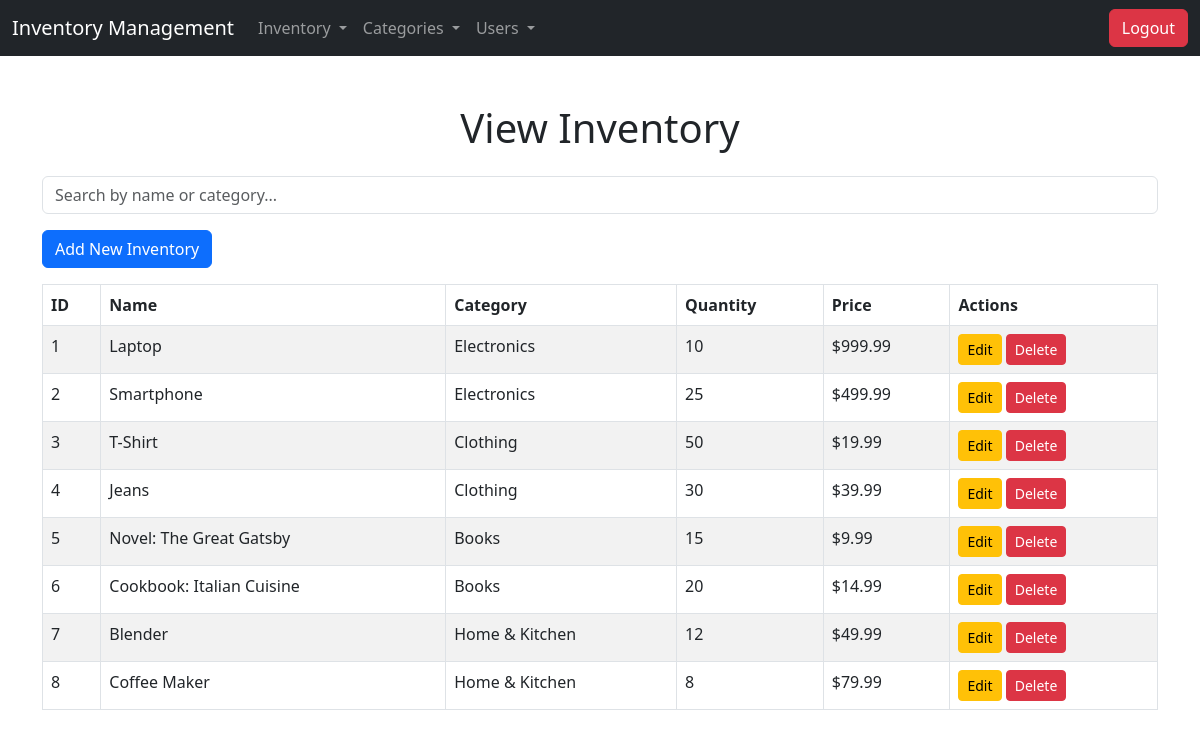
Page /php/inventory.php (signed in) on the committed database.
### tables this page shows
CREATE TABLE inventory (
    id INT AUTO_INCREMENT PRIMARY KEY,
    name VARCHAR(100) NOT NULL,
    category_id INT,
    quantity INT NOT NULL,
    price DECIMAL(10,2) NOT NULL,
    FOREIGN KEY (category_id) REFERENCES categories(id)
);

CREATE TABLE categories (
    id INT AUTO_INCREMENT PRIMARY KEY,
    category_name VARCHAR(100) NOT NULL UNIQUE
);

### php/inventory.php (the view, shortened to what this page needs)
<?php
include("db.php");
$query = "SELECT inventory.id, inventory.name, categories.category_name, inventory.quantity, inventory.price
          FROM inventory
          LEFT JOIN categories ON inventory.category_id = categories.id";
$result = $conn->query($query);
?>
<!DOCTYPE html>
<html lang="en">
<head>
    <link href="https://cdn.jsdelivr.net/npm/bootstrap@5.3.0/dist/css/bootstrap.min.css" rel="stylesheet">
</head>
<body>
    <?php include "header.php" ?>
    <div class="container mt-5">
        <h1 class="text-center mb-4">View Inventory</h1>
        <div class="mb-3">
            <input type="text" id="searchInput" class="form-control" placeholder="Search by name or category...">
        </div>
        <div class="mb-3">
            <a href="add_inventory.php" class="btn btn-primary">Add New Inventory</a>
        </div>
        <table class="table table-striped table-bordered">
            <thead>
                <tr>
                    <th>ID</th>
                    <th>Name</th>
                    <th>Category</th>
                    <th>Quantity</th>
                    <th>Price</th>
                    <th>Actions</th>
                </tr>
            </thead>
            <tbody>
                <?php while ($row = $result->fetch_assoc()): ?>
                    <tr>
                        <td><?= $row['id'] ?></td>
                        <td><?= $row['name'] ?></td>
                        <td><?= $row['category_name'] ?></td>
                        <td><?= $row['quantity'] ?></td>
                        <td>$<?= number_format($row['price'], 2) ?></td>
                        <td>
                            <a href="edit_inventory.php?id=<?= $row['id'] ?>" class="btn btn-warning btn-sm">Edit</a>
                            <a href="inventory.php?action=delete&id=<?= $row['id'] ?>" class="btn btn-danger btn-sm" onclick="return confirm('Are you sure you want to delete this record?')">Delete</a>
                        </td>
                    </tr>
                <?php endwhile; ?>
            </tbody>
        </table>
    </div>
</body>
</html>

### php/header.php (shortened to what this page needs)
    <nav class="navbar navbar-expand-lg navbar-dark bg-dark">
    <div class="container-fluid">
        <a class="navbar-brand" href="#">Inventory Management</a>
        <div class="collapse navbar-collapse" id="navbarNavDropdown">
            <ul class="navbar-nav me-auto">
                <li class="nav-item dropdown">
                    <a class="nav-link dropdown-toggle" href="#" id="inventoryDropdown" role="button" data-bs-toggle="dropdown" aria-expanded="false">
                        Inventory
                    </a>
                </li>
                <li class="nav-item dropdown">
                    <a class="nav-link dropdown-toggle" href="#" id="categoriesDropdown" role="button" data-bs-toggle="dropdown" aria-expanded="false">
                        Categories
                    </a>
                </li>
                <li class="nav-item dropdown">
                    <a class="nav-link dropdown-toggle" href="#" id="usersDropdown" role="button" data-bs-toggle="dropdown" aria-expanded="false">
                        Users
                    </a>
                </li>
            </ul>
            <a href="logout.php" class="btn btn-danger">Logout</a>
        </div>
    </div>
</nav>

### rows in the picture
inventory: id "1", name "Laptop", category.category_name "Electronics", quantity "10", price "999.99"
inventory: id "2", name "Smartphone", category.category_name "Electronics", quantity "25", price "499.99"
inventory: id "3", name "T-Shirt", category.category_name "Clothing", quantity "50", price "19.99"
inventory: id "4", name "Jeans", category.category_name "Clothing", quantity "30", price "39.99"
inventory: id "5", name "Novel: The Great Gatsby", category.category_name "Books", quantity "15", price "9.99"
inventory: id "6", name "Cookbook: Italian Cuisine", category.category_name "Books", quantity "20", price "14.99"
inventory: id "7", name "Blender", category.category_name "Home & Kitchen", quantity "12", price "49.99"
inventory: id "8", name "Coffee Maker", category.category_name "Home & Kitchen", quantity "8", price "79.99"
